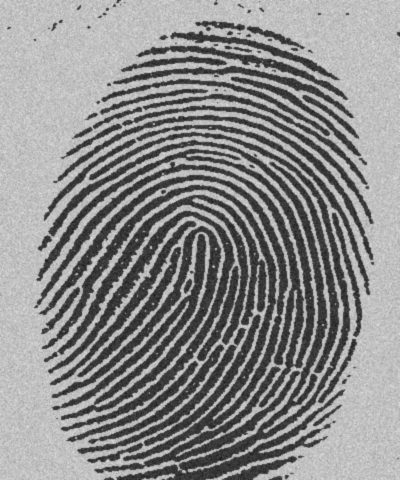
#> input picture Assignment4/input/fp.jpg, 400 x 480 px
$ jupyter execute --allow-errors q1_.ipynb
#> lines starting #> are read from the running program, lines starting #| are printed output that depends on the picture; after the words box and inside, x2 and y2 are one past the last pixel; in counts of white or black regions, pixels touching at a corner belong together
[cell 1]
import cv2
import matplotlib.pyplot as plt
import numpy as np
from skimage.morphology import disk

def filtchk(sel_region,s):
    y = True
    for p in range(0,3):
        for q in range(0,3):
            if s[p,q]!=-1 and sel_region[p,q]!=s[p,q]:
                return False
    return True

# [4 lines left out: function closing, not called in this run]


def filt(im,s):
    final = im
    sel_region = np.zeros((3,3))
    for i in range(1,h-1):
        for j in range(1,w-1):
#             center_x = i
#             center_y = j
            sel_region = im[i-1:i+2,j-1:j+2]
            if filtchk(sel_region,s):
                final[i,j] = 0
    return final


def skeletonization(im,s1,s1_90,s1_180,s1_270,s2,s2_90,s2_180,s2_270):

#     plt.imshow(im,'gray')
#     print(np.amax(im))
    while True:
        temp = im
        for i in range(4):
            temp = filt(temp,s1)
            temp = filt(temp,s2)
            s1 = np.rot90(s1)
            s2 = np.rot90(s2)

#         plt.figure()
#         plt.imshow(im,'gray')
#         temp = (temp < 127).astype(np.uint8)
        difference = np.mean(np.abs(im-temp))
#         print(difference)
        if difference <= 1:
            break
        else:
            im = temp

#     plt.figure()
#     plt.imshow(temp,'gray')

    return temp


fp = cv2.imread('../input/fp.jpg',0)
#> fp is the input picture: shape (480, 400); min 20, max 230, mean 140.2
star = cv2.imread('../input/star.png',0)
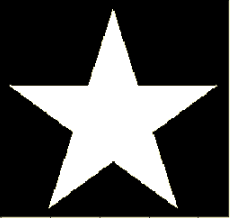
#> input picture Assignment4/input/star.png, 230 x 218 px
#> star: shape (218, 230); min 0, max 255, mean 71.7
h = fp.shape[0]
#> h = 480
w = fp.shape[1]
#> w = 400
s1 = np.array([[0,0,0],[-1,1,-1],[1,1,1]],dtype='int')
s2 = np.array([[-1,0,0],[1,1,0],[-1,1,-1]],dtype='int')
ndl = cv2.imread('../input/needle.png',0)
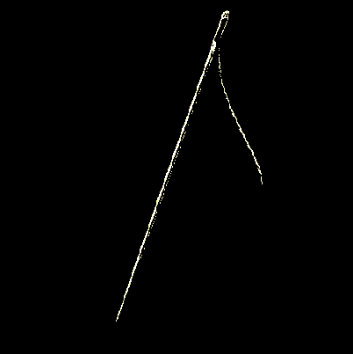
#> input picture Assignment4/input/needle.png, 353 x 354 px
#> ndl: shape (354, 353); min 0, max 255, mean 1.8
ndl_skl = cv2.imread('../input/ndl_skl.png',0)
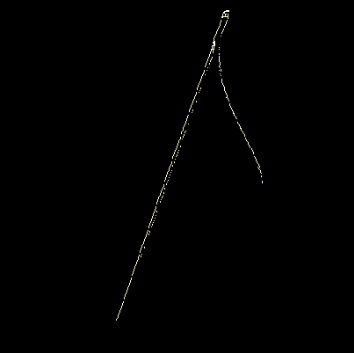
#> input picture Assignment4/input/ndl_skl.png, 354 x 353 px
#> ndl_skl: shape (353, 354); min 0, max 255, mean 0.9
s1_90 = np.rot90(s1,1)
s2_90 = np.rot90(s2,1)
s1_180 = np.rot90(s1,2)
s2_180 = np.rot90(s2,2)
s1_270 = np.rot90(s1,3)
s2_270 = np.rot90(s2,3)

thresh = 127
# fp = cv2.threshold(fp, thresh, 255, cv2.THRESH_BINARY)[1]

disk1 = disk(5)
star_skl = cv2.imread('../input/star_skl.png',0)
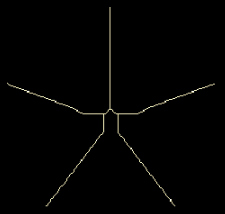
#> input picture Assignment4/input/star_skl.png, 225 x 214 px
#> star_skl: shape (214, 225); min 0, max 255, mean 2.4
fp = cv2.threshold(fp, thresh, 1, cv2.THRESH_BINARY)[1]
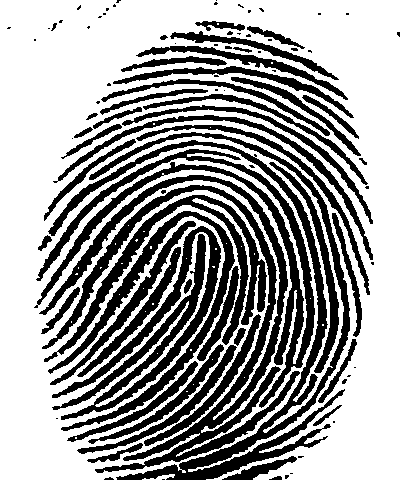
#> fp: shape (480, 400); values 0 (black) and 1 (white), 62% white; 97 black regions (49 under 20 px), largest, box (x1, y1, x2, y2) and area: (39, 175, 300, 473) 10953, (48, 132, 350, 480) 10093, (34, 149, 315, 408) 7428

hole = cv2.imread('../input/hol.png',0)
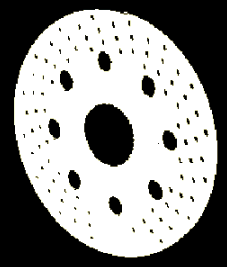
#> input picture Assignment4/input/hol.png, 227 x 267 px
#> hole: shape (267, 227); min 0, max 255, mean 145.1
hole_skl = cv2.imread('../input/hole_skl.png',0)
fp = np.invert(fp)
#     print('hi')
final = cv2.imread('../input/skel.png',0)
# fp = closing(fp,disk1)

# inv = (fp==0).astype(int)
irr = cv2.imread('../input/irr.png',0)
irr_skl = cv2.imread('../input/irr_skl.png',0)

plt.imshow(fp,'gray')
final2 = skeletonization(fp,s1,s1_90,s1_180,s1_270,s2,s2_90,s2_180,s2_270)
#> the loop in skeletonization, `while True:` made 1 pass
#> difference on pass 1: 0
plt.figure()
#> (the rest of this cell did not finish here and is left out)

s1 detects edges and curves that are similar to edges

s2 detects right angled triangles

We need multiple passes , to get a thinner skeleton after each iteration , and rotating the kernel by 90 deg. helps to detect horizontal and vertical edges ,also right hand corners

[cell 2]
# [11 lines left out: function filt, not called in this run]


plt.figure(figsize=(15,15))
plt.subplot(1,2,1)
plt.imshow(star,'gray')
plt.subplot(1,2,2)
plt.imshow(star_skl,'gray')

[cell 3]
# [11 lines left out: function filt, not called in this run]

plt.figure(figsize=(15,15))
plt.subplot(1,2,1)
plt.imshow(ndl,'gray')
plt.subplot(1,2,2)
plt.imshow(ndl_skl,'gray')
